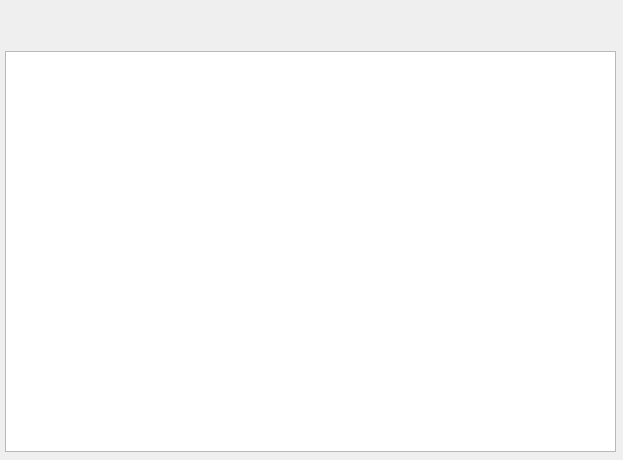
<?xml version="1.0" encoding="UTF-8"?>
<ui version="4.0">
 <class>GraphShow</class>
 <widget class="QWidget" name="GraphShow">
  <property name="geometry">
   <rect>
    <x>0</x>
    <y>0</y>
    <width>623</width>
    <height>460</height>
   </rect>
  </property>
  <property name="windowTitle">
   <string>Form</string>
  </property>
  <widget class="QtCharts::QChartView" name="graphicsView">
   <property name="geometry">
    <rect>
     <x>5</x>
     <y>51</y>
     <width>611</width>
     <height>401</height>
    </rect>
   </property>
  </widget>
 </widget>
 <customwidgets>
  <customwidget>
   <class>QtCharts::QChartView</class>
   <extends>QGraphicsView</extends>
   <header>qchartview.h</header>
  </customwidget>
 </customwidgets>
 <resources/>
 <connections/>
</ui>
